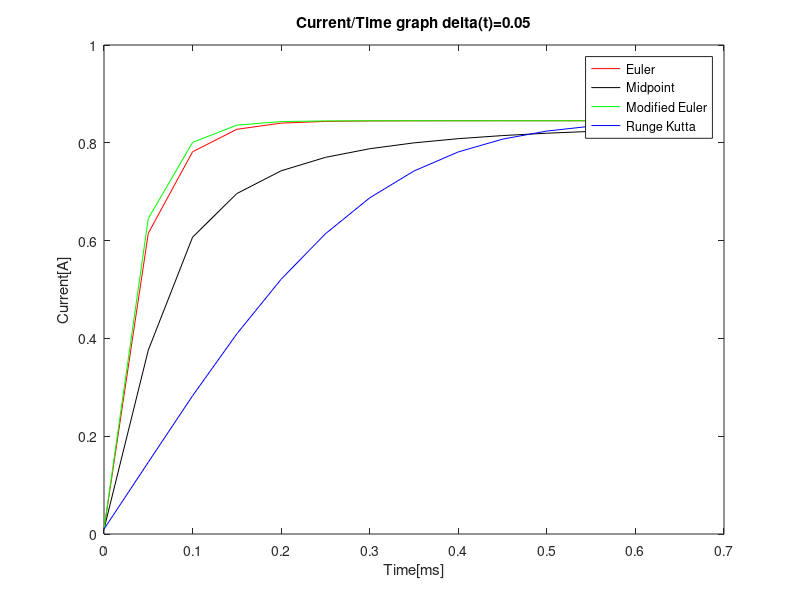
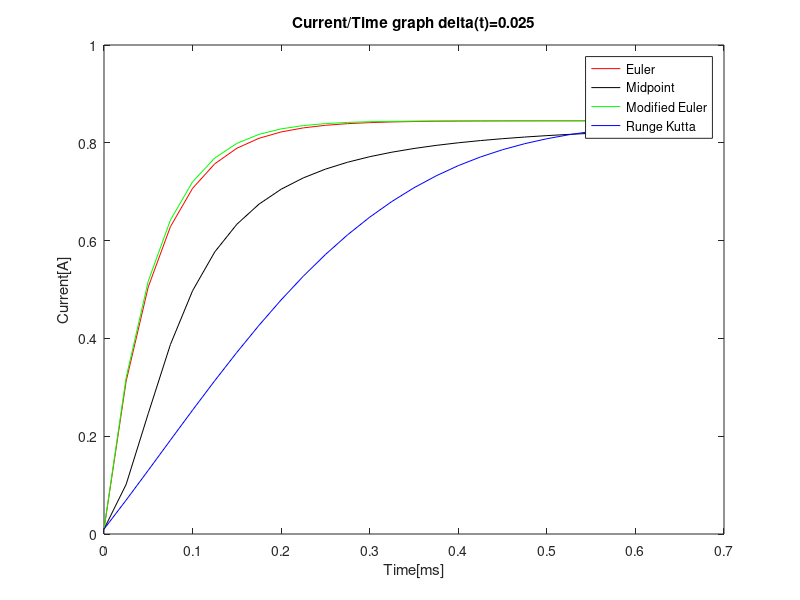

Write the MATLAB code that produced these figures, in order.
clear
clear all
clc
%definition
a=0; b=0.6;
h1=0.05; h2=0.025;
n1=(b-a)/h1; n2=(b-a)/h2;
L=0.98; Vs=12; R=14.2;
w=zeros(12,1);
w(1,1)=0.01; t1= a:h1:b; t2= a:h2:b;
%euler method
for k=1: length(w)
    w(k+1)=w(k)+h1*((Vs-R*w(k))/L);
end
figure
plot(t1,w,'r-');
hold on
w=zeros(12,1);
w(1,1)=0.01;
%midpoint method
for k=1: length(w)
    w(k+1)=w(k)+h1*((h1*k*((Vs-R*w(k))/L))*(Vs-R*w(k))/L);
end
plot(t1,w,'k-');
hold on
w=zeros(12,1);
w(1,1)=0.01;
%modified euler method
for k=1: length(w)
    w(k+1)=w(k)+h1/2*(((Vs-R*w(k))/L)+(((h1*k+1)+h1)*(Vs-R*w(k))/L));
end
plot(t1,w,'g-');
hold on
w=zeros(12,1);
w(1,1)=0.01;
%runge-kutta method order four
for k=1: length(w)
    k1=h1*((Vs-R*w(k))/L);
    k2=h1*((h1*k*((Vs-R*w(k))/L))+(k1/2));
    k3=h1*((h1*k*((Vs-R*w(k))/L))+(k2/2));
    k4=h1*(h1*(k+1)*((Vs-R*w(k))/L)+k3);
    w(k+1)=w(k)+1/6*(k1+2*k2+2*k3+k4);
end
plot(t1,w,'b-');
hold on
xlabel('Time[ms]')
ylabel('Current[A]')
title('Current/Time graph delta(t)=0.05');
legend('Euler','Midpoint','Modified Euler','Runge Kutta');
w=zeros(24,1);
w(1,1)=0.01;

%euler method
for k=1: length(w)
    w(k+1)=w(k)+h2*((Vs-R*w(k))/L);
end
figure
plot(t2,w,'r-');
hold on
w=zeros(24,1);
w(1,1)=0.01;
%midpoint method
for k=1: length(w)
    w(k+1)=w(k)+h2*((h2*k*((Vs-R*w(k))/L))*(Vs-R*w(k))/L);
end
plot(t2,w,'k-');
hold on
w=zeros(24,1);
w(1,1)=0.01;
%modified euler method
for k=1: length(w)
    w(k+1)=w(k)+h2/2*(((Vs-R*w(k))/L)+(((h2*k+1)+h2)*(Vs-R*w(k))/L));
end
plot(t2,w,'g-');
hold on
w=zeros(24,1);
w(1,1)=0.01;
%runge-kutta method order four
for k=1: length(w)
    k1=h2*((Vs-R*w(k))/L);
    k2=h2*((h2*k*((Vs-R*w(k))/L))+(k1/2));
    k3=h2*((h2*k*((Vs-R*w(k))/L))+(k2/2));
    k4=h2*(h2*(k+1)*((Vs-R*w(k))/L)+k3);
    w(k+1)=w(k)+1/6*(k1+2*k2+2*k3+k4);
end
plot(t2,w,'b-');
hold on
xlabel('Time[ms]')
ylabel('Current[A]')
title('Current/Time graph delta(t)=0.025');
legend('Euler','Midpoint','Modified Euler','Runge Kutta');